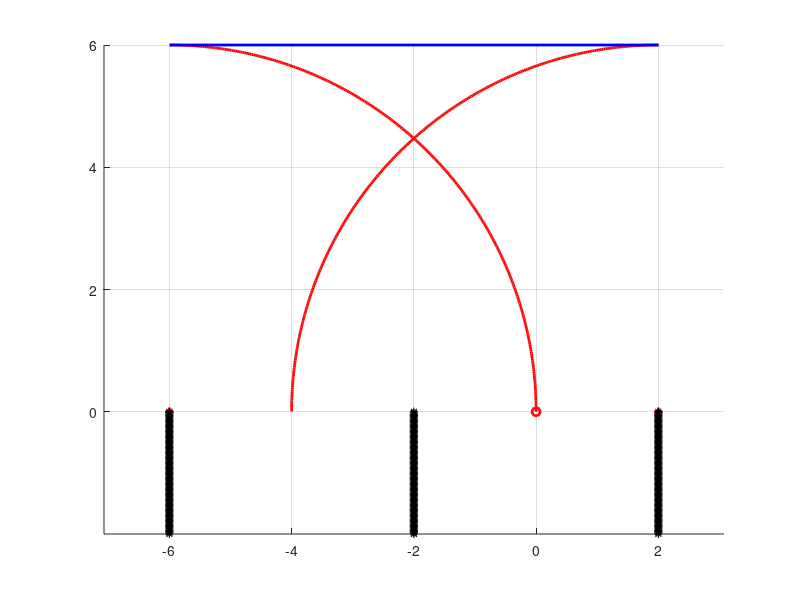

Reproduce this figure in MATLAB.
% repere du robot!
clear all
close all
clearvars
clc

rowlength = linspace (-2, 0, 100);
rowwidth = 4;
pas = 0.005;
d = rowwidth;
rmin =6;
D = rmin - d/2;
L = D;
alpha_circle = pi/2;
x = [];
y = [];
x1 = [];
y1 = [];

spiralCenter = [-rmin; 0];
spiralCenter1 = [rmin - d; 0];
%% First cercle
r0 = rmin;
theta = 0;
theta0 = theta;

while theta <  pi/2
    
    angle = cot(alpha_circle) .* (theta0 - theta);
    r = r0*exp(angle);
    
    x = [x, r.*cos(theta) + spiralCenter(1)];
    y = [y, r.*sin(theta) + spiralCenter(2)];
    
    theta = theta + pas;
    
end

%% Second cercle
r01 = rmin;
theta = pi/2;
theta01 = theta ;

while theta < pi
    
    angle1 = cot(alpha_circle) .* (theta01 - theta);
    r1 = r01*exp(angle1);
    
    x1 = [x1, r1.*cos(theta) + spiralCenter1(1)];
    y1 = [y1, r1.*sin(theta) + spiralCenter1(2)];
    
    theta = theta + pas;
    
end

%%
figure
hold on
grid on
plot(spiralCenter(1), spiralCenter(2), 'r+', 'LineWidth', 2)
plot(spiralCenter1(1), spiralCenter1(2), 'r+', 'LineWidth', 2)
plot(rowwidth/2, rowlength,  'black*')
plot(-rowwidth/2, rowlength,  'black*')
plot(-3*rowwidth/2, rowlength,  'black*')
plot(x,y, 'r', 'LineWidth', 2)
plot(x1,y1, 'r', 'LineWidth', 2)
plot(x(1), y(1), 'or', 'LineWidth', 2)
plot([x(length(x)) x(length(x)) + 2*rmin - d], [y(length(y)) y(length(y))], 'b', 'LineWidth', 2)
axis equal